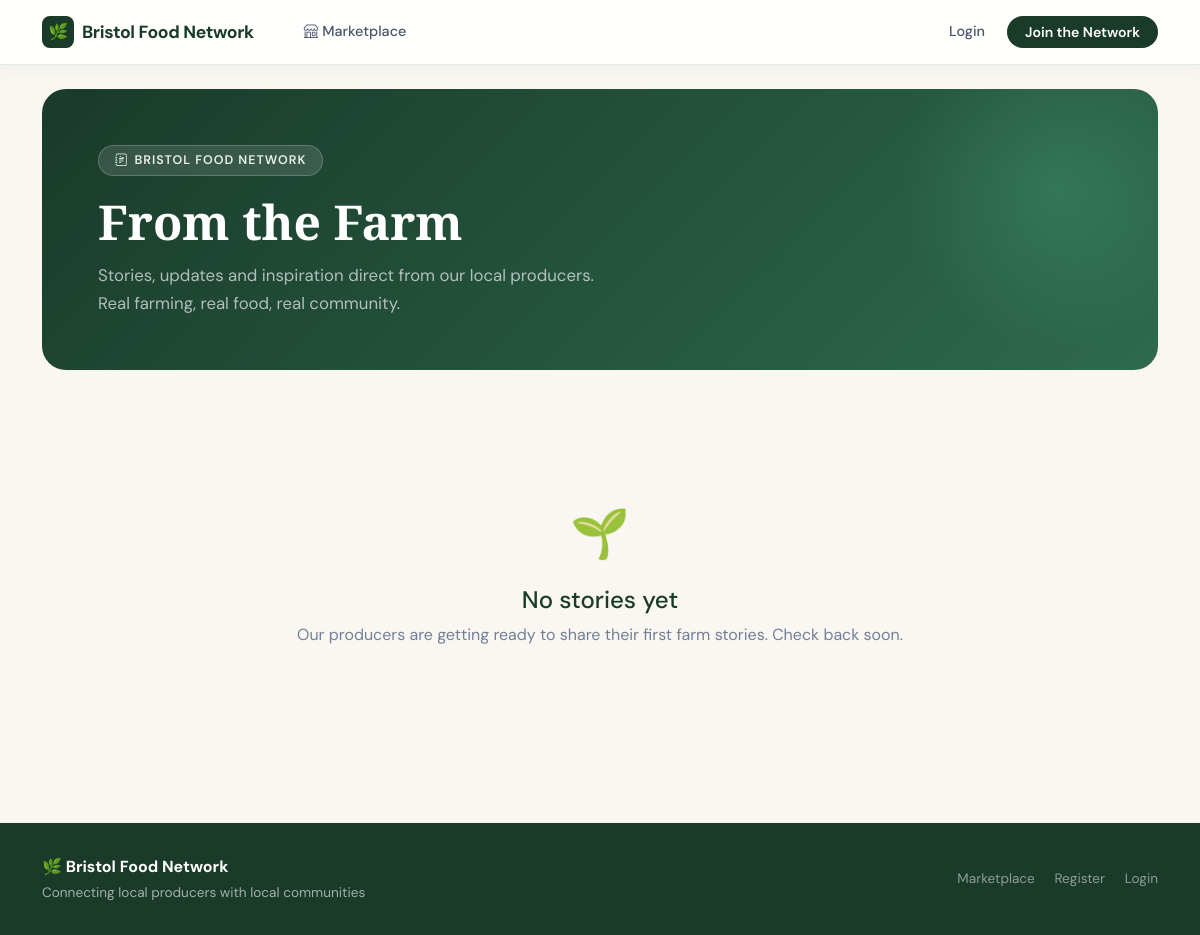
Before: /stories/ with the older database file.
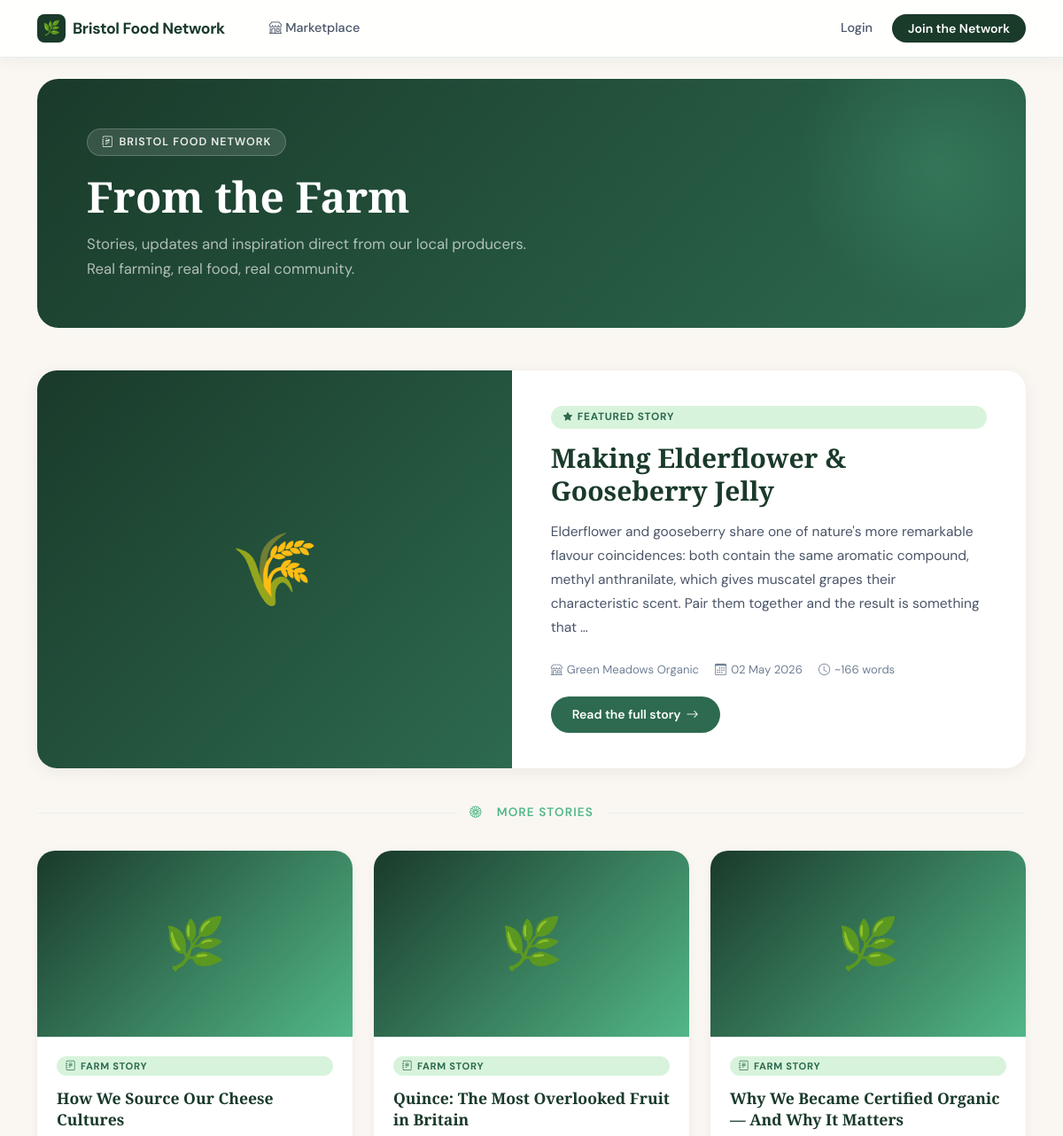
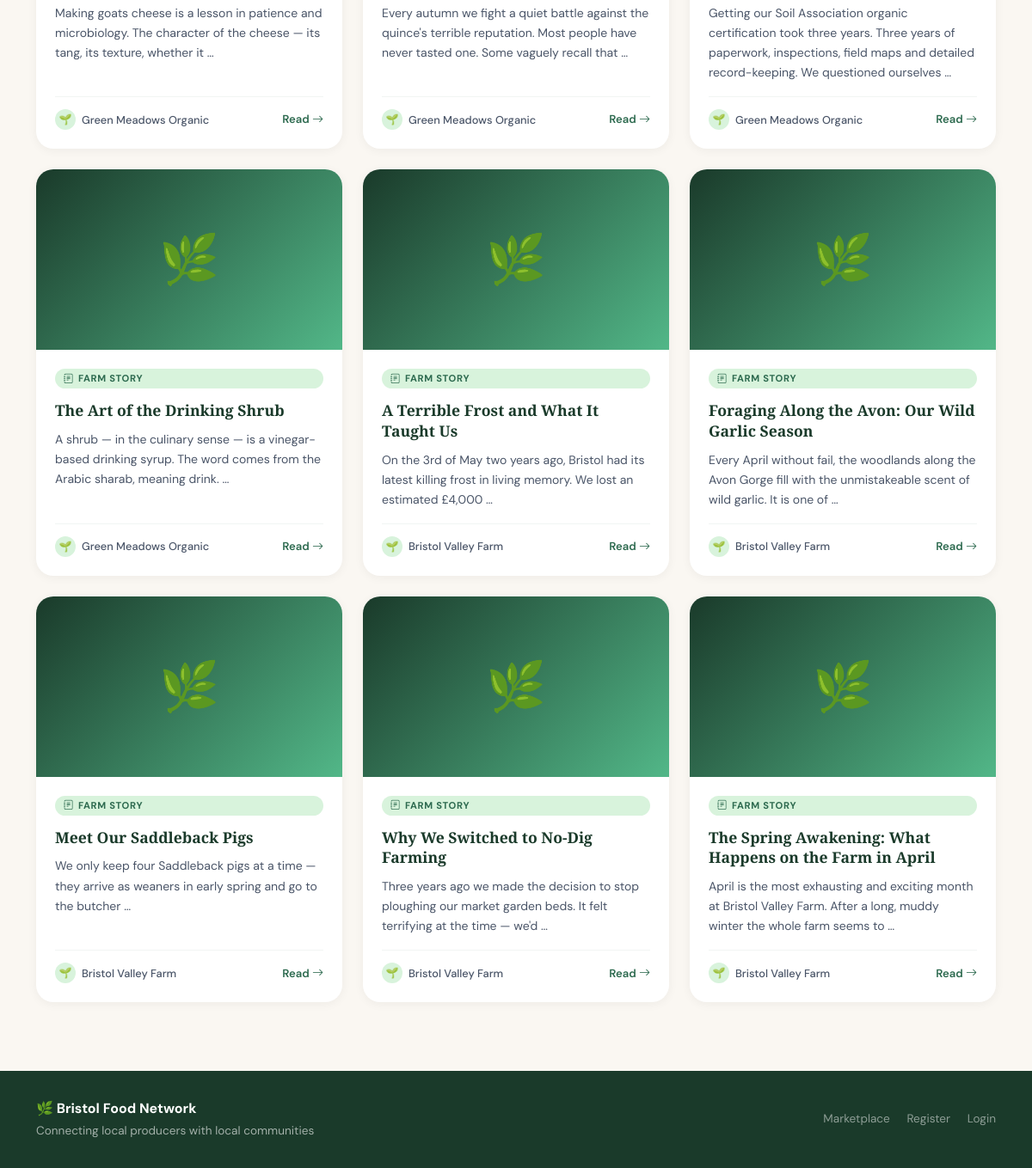
After: the same page with the newer database file (2 pictures, top to bottom).
### core/models.py (models this page shows, shortened)
class FarmStory(models.Model):
    producer = models.ForeignKey(
        ProducerProfile,
        on_delete=models.CASCADE,
        related_name='farm_stories'
    )
    title = models.CharField(max_length=200)
    content = models.TextField()
    image = models.ImageField(upload_to='farm_stories/', blank=True, null=True)
    is_approved = models.BooleanField(default=True)
    created_at = models.DateTimeField(auto_now_add=True)
    class Meta:
        ordering = ['-created_at']

class ProducerProfile(models.Model):
    user = models.OneToOneField(User, on_delete=models.CASCADE, related_name='producer_profile')
    business_name = models.CharField(max_length=200)
    contact_name = models.CharField(max_length=100)
    farm_address = models.TextField()
    farm_postcode = models.CharField(max_length=10)
    description = models.TextField(blank=True)
    lead_time_hours = models.PositiveIntegerField(
        default=48,
        help_text="Minimum hours needed to prepare orders"
    )

### core/views.py (the view)
# urls.py: path('stories/', views.stories_list, name='stories_list'),
def stories_list(request):
    stories = FarmStory.objects.filter(
        is_approved=True
    ).select_related('producer').order_by('-created_at')
    return render(request, 'producer/stories_list.html', {'stories': stories})

### core/context_processors.py (called while the page is built)
def cart_count(request):
    if request.user.is_authenticated and not request.user.is_producer():
        try:
            cart = Cart.objects.get(customer=request.user)
            return {'cart_count': cart.item_count}
        except Cart.DoesNotExist:
            pass
    return {'cart_count': 0}

### templates/producer/stories_list.html (shortened to what this page needs)
{% extends 'base.html' %}
{% block content %}
<div class="stories-header">
  <div class="stories-header-tag"><i class="bi bi-journal-richtext"></i> Bristol Food Network</div>
  <h1>From the Farm</h1>
  <p>Stories, updates and inspiration direct from our local producers. Real farming, real food, real community.</p>
</div>
{% if stories %}
  {% with featured=stories.0 %}
  <a href="{% url 'story_detail' featured.pk %}" class="story-featured">
    {% if featured.image %}
      <img src="{{ featured.image.url }}" alt="{{ featured.title }}" class="story-featured-img">
    {% else %}
      <div class="story-featured-img-placeholder">🌾</div>
    {% endif %}
    <div class="story-featured-body">
      <div class="story-tag"><i class="bi bi-star-fill" style="font-size:0.65rem;"></i> Featured Story</div>
      <div class="story-featured-title">{{ featured.title }}</div>
      <div class="story-featured-excerpt">{{ featured.content|truncatewords:35 }}</div>
      <div class="story-meta">
        <span class="story-meta-item"><i class="bi bi-shop"></i> {{ featured.producer.business_name }}</span>
        <span class="story-meta-item"><i class="bi bi-calendar3"></i> {{ featured.created_at|date:"d F Y" }}</span>
        <span class="story-meta-item"><i class="bi bi-clock"></i> ~{{ featured.content|wordcount|add:0 }} words</span>
      </div>
      <span class="btn-read">Read the full story <i class="bi bi-arrow-right"></i></span>
    </div>
  </a>
  {% endwith %}
  {% if stories|length > 1 %}
  <div class="stories-divider"><i class="bi bi-flower1"></i> More Stories</div>
  <div class="row g-4">
    {% for story in stories %}
    {% if not forloop.first %}
    <div class="col-md-4">
      <a href="{% url 'story_detail' story.pk %}" class="story-grid-card">
        {% if story.image %}
          <img src="{{ story.image.url }}" alt="{{ story.title }}" class="story-grid-img">
        {% else %}
          <div class="story-grid-img-placeholder">🌿</div>
        {% endif %}
        <div class="story-grid-body">
          <div class="story-tag" style="font-size:0.7rem;padding:3px 10px;"><i class="bi bi-journal-text"></i> Farm Story</div>
          <div class="story-grid-title">{{ story.title }}</div>
          <div class="story-grid-excerpt">{{ story.content|truncatewords:22 }}</div>
          <div class="story-grid-footer">
            <div class="story-producer-chip">
              <div class="story-producer-dot">🌱</div>
              {{ story.producer.business_name }}
            </div>
            <span class="story-read-link">Read <i class="bi bi-arrow-right"></i></span>
          </div>
        </div>
      </a>
    </div>
    {% endif %}
    {% endfor %}
  </div>
  {% endif %}
{% else %}
  <div class="empty-stories">
    <div style="font-size:3rem;margin-bottom:16px;">🌱</div>
    <h4 style="color:var(--green-deep);margin-bottom:8px;">No stories yet</h4>
    <p>Our producers are getting ready to share their first farm stories. Check back soon.</p>
  </div>
{% endif %}
{% endblock %}

Changed rows visible on the page:
added FarmStory: title "Making Elderflower & Gooseberry Jelly", content "Elderflower and gooseberry share one of nature's more remarkable flavour coincidences: both contain the same aromatic compound, methyl anthranilate, which gives muscatel grapes their characteristic scent. Pair them together and the result is something that …", producer.business_name "Green Meadows Organic", created_at "02 May 2026", content|add "166"
added FarmStory: title "How We Source Our Cheese Cultures", content "Making goats cheese is a lesson in patience and microbiology. The character of the cheese — its tang, its texture, whether it …", producer.business_name "Green Meadows Organic"
added FarmStory: title "Quince: The Most Overlooked Fruit in Britain", content "Every autumn we fight a quiet battle against the quince's terrible reputation. Most people have never tasted one. Some vaguely recall that …", producer.business_name "Green Meadows Organic"
added FarmStory: title "Why We Became Certified Organic — And Why It Matters", content "Getting our Soil Association organic certification took three years. Three years of paperwork, inspections, field maps and detailed record-keeping. We questioned ourselves …", producer.business_name "Green Meadows Organic"
added FarmStory: title "The Art of the Drinking Shrub", content "A shrub — in the culinary sense — is a vinegar-based drinking syrup. The word comes from the Arabic sharab, meaning drink. …", producer.business_name "Green Meadows Organic"
added FarmStory: title "A Terrible Frost and What It Taught Us", content "On the 3rd of May two years ago, Bristol had its latest killing frost in living memory. We lost an estimated £4,000 …", producer.business_name "Bristol Valley Farm"
added FarmStory: title "Foraging Along the Avon: Our Wild Garlic Season", content "Every April without fail, the woodlands along the Avon Gorge fill with the unmistakeable scent of wild garlic. It is one of …", producer.business_name "Bristol Valley Farm"
added FarmStory: title "Meet Our Saddleback Pigs", content "We only keep four Saddleback pigs at a time — they arrive as weaners in early spring and go to the butcher …", producer.business_name "Bristol Valley Farm"
added FarmStory: title "Why We Switched to No-Dig Farming", content "Three years ago we made the decision to stop ploughing our market garden beds. It felt terrifying at the time — we'd …", producer.business_name "Bristol Valley Farm"
added FarmStory: title "The Spring Awakening: What Happens on the Farm in April", content "April is the most exhausting and exciting month at Bristol Valley Farm. After a long, muddy winter the whole farm seems to …", producer.business_name "Bristol Valley Farm"
Other visible differences:
text no longer shown: "🌱 No stories yet Our producers are getting ready to share their first farm stories. Check back soon."
text now shown: "🌾 FEATURED STORY ~ words Read the full story MORE STORIES"
